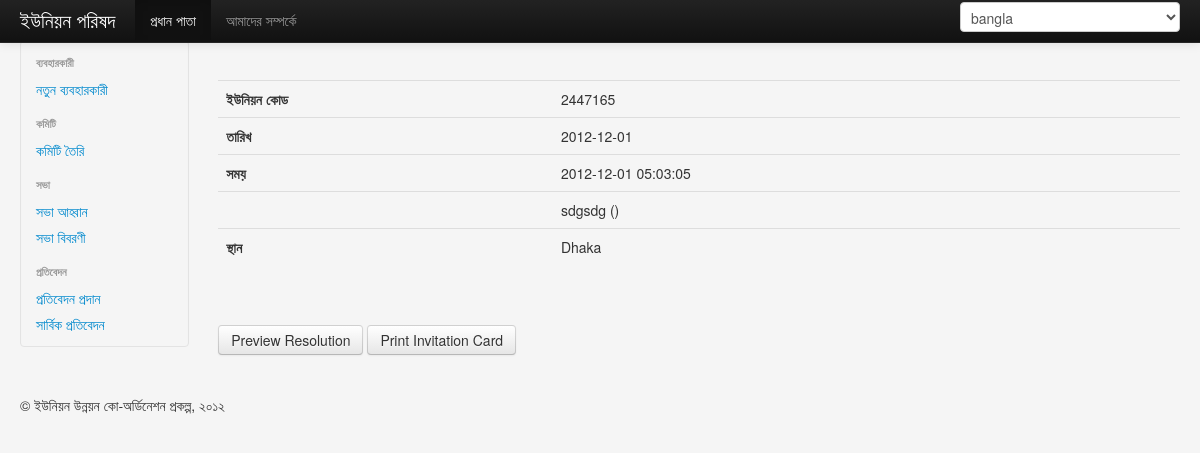
The page /index.php/meeting/view/1 on the database as committed earlier.
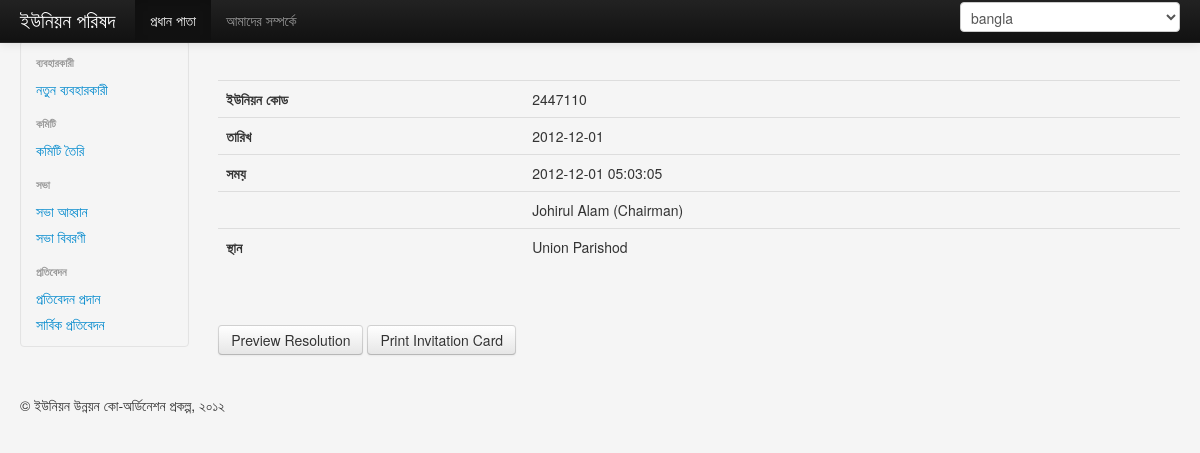
The same page on the database as committed later.
### tables this page shows
CREATE TABLE IF NOT EXISTS `meeting` (
  `meeting_id` int(11) NOT NULL AUTO_INCREMENT,
  `union_code` int(11) NOT NULL,
  `date` date DEFAULT NULL,
  `time` timestamp NULL DEFAULT NULL,
  `president_id` int(11) DEFAULT NULL,
  `place` text,
  PRIMARY KEY (`meeting_id`)
);

CREATE TABLE IF NOT EXISTS `user` (
  `user_id` int(11) NOT NULL AUTO_INCREMENT,
  `name` text,
  `role` text,
  `designation` text NOT NULL,
  `password` text,
  `email` text NOT NULL,
  `mobile_number` text NOT NULL,
  PRIMARY KEY (`user_id`)
);

### application/libraries/Bootstrap.php (called while the page is built, shortened)
<?php
class Bootstrap {
    private $ci;
    function __construct() {
        $this->ci = & get_instance();;
    }
    function viewLoader($viewFile='', $data= array(), $headerData = array() ) {
        if( empty($headerData) ){
            $headerData = array('title' => 'Coordination Power');
        }
        $this->ci->load->view('bootstrap/header', $headerData );
        $this->ci->load->view('bootstrap/sidebar');
        $this->ci->load->view($viewFile, $data);
        $this->ci->load->view('bootstrap/footer');
    }
}

### application/controllers/meeting.php (called while the page is built, shortened)
<?php if ( ! defined('BASEPATH')) exit('No direct script access allowed');
class Meeting extends MY_Controller {
    function view($meetingId = null) {
        if (is_numeric($meetingId)) {
            $meeting = $this->Meeting_model->getInfo($meetingId);
            $president = $this->User_model->getUserDetailsByUserId($meeting->president_id);
            $reportsAvailable = true;
            $this->bootstrap->viewLoader('meeting/details', array('meeting' => $meeting, 'president' => $president, 'reportsAvailable' => $reportsAvailable));
        } else {
            $meetings = $this->Meeting_model->get(0, 100);
            $this->bootstrap->viewLoader(
                    'meeting/view', array('meetings' => $meetings)
            );
        }
    }
}

### index.php (called while the page is built, shortened)
<?php
require_once BASEPATH.'core/CodeIgniter.php';

### application/models/meeting_model.php (called while the page is built, shortened)
<?php
class Meeting_model extends CI_Model {
    function getInfo($meetingId) {
        $results = $this->db->get_where(TABLE_MEETING, array('meeting_id' => $meetingId))->result();
        return $results[0];
    }
}
?>

### application/models/user_model.php (called while the page is built, shortened)
<?php
class User_model extends CI_Model {
    function getUserDetailsByUserId($userId) {
        $array = $this->db->get_where(TABLE_USER, array('user_id' => $userId))->result();
        if (empty($array))
            return null;
        else
            return $array[0];
    }
}
?>

### application/views/meeting/details.php (the view)
<div class="span10">
    <div class="row-fluid">
        <br />
        <br />
        <table class="table">
            <tr>
                <td > <strong><?php echo lang('up_code'); ?></strong></td>
                <td > <?php echo $meeting->union_code; ?> </td>
            </tr><tr>
                <td > <strong><?php echo lang('date'); ?></strong></td>
                <td > <?php echo $meeting->date; ?> </td>
            </tr><tr>
                <td > <strong><?php echo lang('time'); ?></strong></td>
                <td > <?php echo $meeting->time; ?> </td>
            </tr><tr>
                <td > <strong><?php echo lang('president'); ?></strong></td>
                <td > <?php echo $president->name . ' (' . $president->designation . ')'; ?> </td>
            </tr><tr>
                <td > <strong><?php echo lang('place'); ?></strong></td>
                <td > <?php echo $meeting->place; ?> </td>
            </tr>
        </table>
        <br/>
        <br/>
        <?php
        if ($reportsAvailable) {
            echo '<a class="btn" href="' . site_url('meeting/report/'.$meeting->meeting_id) . '"> Preview Resolution </a>';
        } else {
            echo '<a class="btn" href="' . site_url('report/create') . '"> Create Resolution </a>';
        }
        ?>
        <a class="btn" href="<?php echo site_url('meeting/print_card/'.$meeting->meeting_id); ?>"> Print Invitation Card</a>
        <br/>
        <br/>
        <br/>
    </div>
</div>

Rows that differ between the two databases and show on the page:
changed meeting: union_code "2447165" → "2447110"; place "Dhaka" → "Union Parishod"
changed user: name "sdgsdg" → "Johirul Alam"; designation (not shown) → "Chairman"
